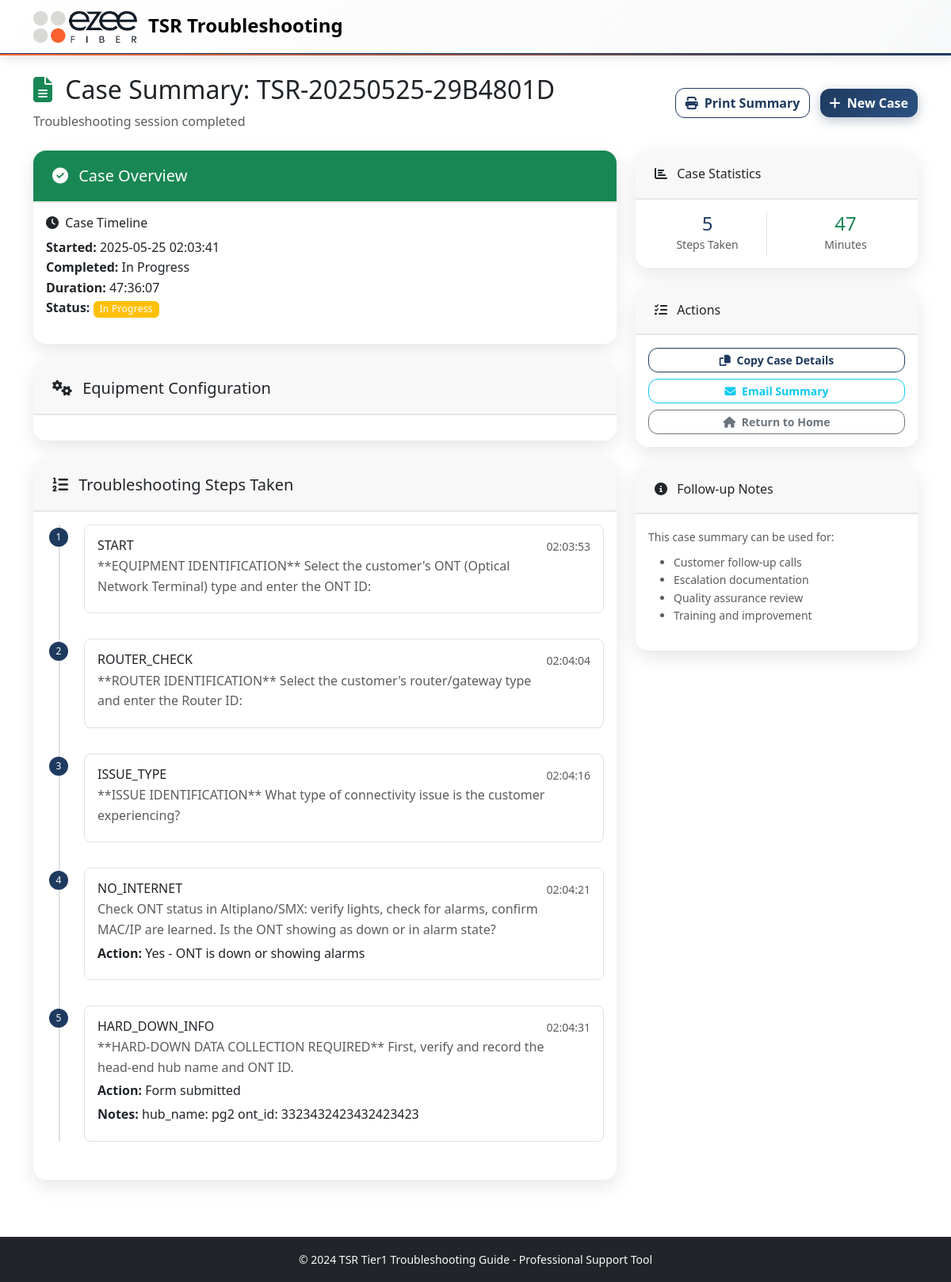
Page /case_summary/8 on the committed database.
### models.py (models this page shows, shortened)
class TroubleshootingCase(db.Model):
    id = db.Column(db.Integer, primary_key=True)
    session_id = db.Column(db.String(100), nullable=False)
    case_number = db.Column(db.String(50), unique=True, nullable=False)
    customer_info = db.Column(db.Text)  # JSON string
    ont_type = db.Column(db.String(50))
    ont_id = db.Column(db.String(50))  # ONT identifier (flexible format)
    router_type = db.Column(db.String(50))
    router_id = db.Column(db.String(50))  # Router identifier (flexible format)
    issue_type = db.Column(db.String(100))
    resolution = db.Column(db.String(200))
    status = db.Column(db.String(20), default='in_progress')  # in_progress, resolved, escalated, unresolved
    created_at = db.Column(db.DateTime, default=datetime.utcnow)
    completed_at = db.Column(db.DateTime)
    start_time = db.Column(db.Float)  # timestamp
    end_time = db.Column(db.Float)  # timestamp
    def get_customer_info(self):
        if self.customer_info:
            return json.loads(self.customer_info)
        return {}
    def get_duration(self):
        if self.start_time and self.end_time:
            duration_seconds = int(self.end_time - self.start_time)
        elif self.start_time:
            duration_seconds = int(datetime.now().timestamp() - self.start_time)
        else:
            return 0
        return duration_seconds // 60

class TroubleshootingStep(db.Model):
    id = db.Column(db.Integer, primary_key=True)
    case_id = db.Column(db.Integer, db.ForeignKey('troubleshooting_case.id'), nullable=False)
    step_id = db.Column(db.String(50), nullable=False)
    step_name = db.Column(db.String(200))
    action_taken = db.Column(db.String(500))
    result = db.Column(db.String(500))
    notes = db.Column(db.Text)
    timestamp = db.Column(db.DateTime, default=datetime.utcnow)
    case = db.relationship('TroubleshootingCase', backref=db.backref('steps', lazy=True, order_by='TroubleshootingStep.timestamp'))

### routes.py (the view)
@app.route('/case_summary/<int:case_id>')
def case_summary(case_id):
    case = TroubleshootingCase.query.get_or_404(case_id)
    escalation_report = None
    if case.status == 'escalated':
        escalation_report = generate_tier2_escalation_report(case)
    dispatch_report = None
    if case.status == 'resolved' and any(step.step_id.startswith('HARD_DOWN') for step in case.steps):
        dispatch_report = generate_dispatch_report(case)
    return render_template('case_summary.html', case=case, dispatch_report=dispatch_report, escalation_report=escalation_report)

### app.py (called while the page is built)
@app.template_filter('datetime')
def datetime_filter(timestamp):
    if timestamp:
        return datetime.fromtimestamp(timestamp).strftime('%Y-%m-%d %H:%M:%S')
    return ''

@app.template_filter('duration')
def duration_filter(start_time, end_time=None):
    if not start_time:
        return ''
    end = end_time or datetime.now().timestamp()
    duration = int(end - start_time)
    hours = duration // 3600
    minutes = (duration % 3600) // 60
    seconds = duration % 60
    if hours > 0:
        return f"{hours:02d}:{minutes:02d}:{seconds:02d}"
    else:
        return f"{minutes:02d}:{seconds:02d}"

### templates/case_summary.html (shortened to what this page needs)
{% extends "base.html" %}
{% block content %}
<div class="container py-4">
    <div class="row justify-content-between align-items-center mb-4">
        <div class="col">
            <h2>
                <i class="fas fa-file-alt me-2 text-success"></i>
                Case Summary: {{ case.case_number }}
            </h2>
            <p class="text-muted mb-0">Troubleshooting session completed</p>
        </div>
        <div class="col-auto">
            <button onclick="window.print()" class="btn btn-outline-primary me-2">
                <i class="fas fa-print me-1"></i>
                Print Summary
            </button>
            <a href="{{ url_for('restart_case') }}" class="btn btn-primary">
                <i class="fas fa-plus me-1"></i>
                New Case
            </a>
        </div>
    </div>
    <div class="row">
        <div class="col-lg-8">
            <div class="card mb-4">
                <div class="card-header bg-success text-white">
                    <h5 class="mb-0">
                        <i class="fas fa-check-circle me-2"></i>
                        Case Overview
                    </h5>
                </div>
                <div class="card-body">
                    <div class="row">
                        <div class="col-md-6">
                            <h6><i class="fas fa-clock me-1"></i> Case Timeline</h6>
                            <ul class="list-unstyled">
                                <li><strong>Started:</strong> {{ case.start_time|datetime }}</li>
                                <li><strong>Completed:</strong> {{ case.end_time|datetime if case.end_time else 'In Progress' }}</li>
                                <li><strong>Duration:</strong> {{ case.start_time|duration(case.end_time) }}</li>
                                <li><strong>Status:</strong>
                                    <span class="badge bg-{{ 'success' if case.status == 'resolved' else 'warning' }}">
                                        {{ case.status.replace('_', ' ').title() }}
                                    </span>
                                </li>
                            </ul>
                        </div>
                    </div>
                </div>
            </div>
            <div class="card mb-4">
                <div class="card-header">
                    <h5 class="mb-0">
                        <i class="fas fa-cogs me-2"></i>
                        Equipment Configuration
                    </h5>
                </div>
                <div class="card-body">
                </div>
            </div>
            <div class="card">
                <div class="card-header">
                    <h5 class="mb-0">
                        <i class="fas fa-list-ol me-2"></i>
                        Troubleshooting Steps Taken
                    </h5>
                </div>
                <div class="card-body">
                    {% if case.steps %}
                        <div class="timeline">
                            {% for step in case.steps %}
                            <div class="timeline-item">
                                <div class="timeline-marker">
                                    <span class="badge bg-primary rounded-pill">{{ loop.index }}</span>
                                </div>
                                <div class="timeline-content">
                                    <div class="d-flex justify-content-between align-items-start">
                                        <div>
                                            <h6 class="mb-1">{{ step.step_id }}</h6>
                                            {% if step.step_name %}
                                            <p class="text-muted mb-1">{{ step.step_name }}</p>
                                            {% endif %}
                                            {% if step.action_taken %}
                                            <p class="mb-1"><strong>Action:</strong> {{ step.action_taken }}</p>
                                            {% endif %}
                                            {% if step.notes %}
                                            <p class="mb-1"><strong>Notes:</strong> {{ step.notes }}</p>
                                            {% endif %}
                                        </div>
                                        <small class="text-muted">{{ step.timestamp.strftime('%H:%M:%S') }}</small>
                                    </div>
                                </div>
                            </div>
                            {% endfor %}
                        </div>
                    {% else %}
                        <p class="text-muted">No detailed steps recorded for this case.</p>
                    {% endif %}
                </div>
            </div>
        </div>
        <div class="col-lg-4">
            <div class="card mb-4">
                <div class="card-header">
                    <h6 class="mb-0">
                        <i class="fas fa-chart-bar me-2"></i>
                        Case Statistics
                    </h6>
                </div>
                <div class="card-body">
                    <div class="row text-center">
                        <div class="col-6">
                            <div class="border-end">
                                <h4 class="text-primary mb-0">{{ case.steps|length }}</h4>
                                <small class="text-muted">Steps Taken</small>
                            </div>
                        </div>
                        <div class="col-6">
                            <h4 class="text-success mb-0">{{ case.get_duration() // 60 }}</h4>
                            <small class="text-muted">Minutes</small>
                        </div>
                    </div>
                </div>
            </div>
            <div class="card mb-4">
                <div class="card-header">
                    <h6 class="mb-0">
                        <i class="fas fa-tasks me-2"></i>
                        Actions
                    </h6>
                </div>
                <div class="card-body">
                    <div class="d-grid gap-2">
                        <button onclick="copyToClipboard()" class="btn btn-outline-primary btn-sm">
                            <i class="fas fa-copy me-1"></i>
                            Copy Case Details
                        </button>
                        <button onclick="emailSummary()" class="btn btn-outline-info btn-sm">
                            <i class="fas fa-envelope me-1"></i>
                            Email Summary
                        </button>
                        <a href="{{ url_for('index') }}" class="btn btn-outline-secondary btn-sm">
                            <i class="fas fa-home me-1"></i>
                            Return to Home
                        </a>
                    </div>
                </div>
            </div>
            <div class="card">
                <div class="card-header">
                    <h6 class="mb-0">
                        <i class="fas fa-info-circle me-2"></i>
                        Follow-up Notes
                    </h6>
                </div>
                <div class="card-body">
                    <small class="text-muted">
                        This case summary can be used for:
                        <ul class="mt-2">
                            <li>Customer follow-up calls</li>
                            <li>Escalation documentation</li>
                            <li>Quality assurance review</li>
                            <li>Training and improvement</li>
                        </ul>
                    </small>
                </div>
            </div>
        </div>
    </div>
</div>
{% endblock %}

### static/css/custom.css (style rules this page uses)
:root { --primary-color: 0 84% 60%; --success-color: 142 71% 45%; --info-color: 199 89% 48%; --warning-color: 45 100% 51%; --danger-color: 354 70% 54%; }
body { font-family: 'Segoe UI', Tahoma, Geneva, Verdana, sans-serif; line-height: 1.6; }
.card { border: none; box-shadow: 0 2px 8px rgba(0, 0, 0, 0.1); border-radius: 12px; transition: transform 0.2s ease, box-shadow 0.2s ease; }
.card-header { border-radius: 12px 12px 0 0 !important; border-bottom: none; padding: 1.25rem 1.5rem; }
.timeline { position: relative; padding-left: 2rem; }
.timeline::before { content: ''; position: absolute; left: 1rem; top: 0; bottom: 0; width: 2px; background: var(--bs-border-color); }
.timeline-item { position: relative; margin-bottom: 2rem; }
.timeline-marker { position: absolute; left: -2rem; top: 0; width: 2rem; height: 2rem; display: flex; align-items: center; justify-content: center; }
.timeline-marker .badge { width: 1.5rem; height: 1.5rem; display: flex; align-items: center; justify-content: center; font-size: 0.75rem; }
.timeline-content { background: var(--bs-body-bg); border: 1px solid var(--bs-border-color); border-radius: 8px; padding: 1rem; margin-left: 1rem; }
.badge { font-weight: 500; letter-spacing: 0.025em; }
.btn { border-radius: 8px; font-weight: 500; transition: all 0.2s ease; }

### static/css/ezee-theme.css (style rules this page uses)
:root { --ezee-navy: #1e3a5f; --ezee-orange: #ff6b35; --ezee-light-grey: #e5e5e5; --ezee-dark-grey: #6c757d; --ezee-white: #ffffff; }
.bg-primary { background-color: var(--ezee-navy) !important; }
.btn-primary { background-color: var(--ezee-navy); border-color: var(--ezee-navy); }
.btn-outline-primary { color: var(--ezee-navy); border-color: var(--ezee-navy); }
.text-primary { color: var(--ezee-navy) !important; }
.card { border: none; border-radius: 16px; box-shadow: 0 8px 25px rgba(0, 0, 0, 0.1); transition: all 0.3s ease; }
.card-header { border-radius: 16px 16px 0 0 !important; border-bottom: 2px solid var(--ezee-light-grey); }
.btn { border-radius: 12px; font-weight: 600; transition: all 0.3s cubic-bezier(0.4, 0, 0.2, 1); position: relative; overflow: hidden; }
.btn-primary { background: linear-gradient(135deg, var(--ezee-navy) 0%, #2c5282 100%); border: none; box-shadow: 0 4px 15px rgba(30, 58, 95, 0.3); }

### rows in the picture
TroubleshootingCase: case_number "TSR-20250525-29B4801D", start_time "2025-05-25 02:03:41", end_time "In Progress", start_time|duration "47:36:07", status.replace "In Progress", start_time+end_time "47"
TroubleshootingStep: step_id "START", step_name "**EQUIPMENT IDENTIFICATION** Select the customer's ONT (Optical Network Terminal) type and enter the ONT ID:", timestamp "02:03:53"
TroubleshootingStep: step_id "ROUTER_CHECK", step_name "**ROUTER IDENTIFICATION** Select the customer's router/gateway type and enter the Router ID:", timestamp "02:04:04"
TroubleshootingStep: step_id "ISSUE_TYPE", step_name "**ISSUE IDENTIFICATION** What type of connectivity issue is the customer experiencing?", timestamp "02:04:16"
TroubleshootingStep: step_id "NO_INTERNET", step_name "Check ONT status in Altiplano/SMX: verify lights, check for alarms, confirm MAC/IP are learned. Is the ONT showing as down or in alarm state?", action_taken "Yes - ONT is down or showing alarms", timestamp "02:04:21"
TroubleshootingStep: step_id "HARD_DOWN_INFO", step_name "**HARD-DOWN DATA COLLECTION REQUIRED** First, verify and record the head-end hub name and ONT ID.", action_taken "Form submitted", notes "hub_name: pg2 ont_id: 3323432423432423423", timestamp "02:04:31"

### other values in the picture
{{ case.steps|length }} "5"
